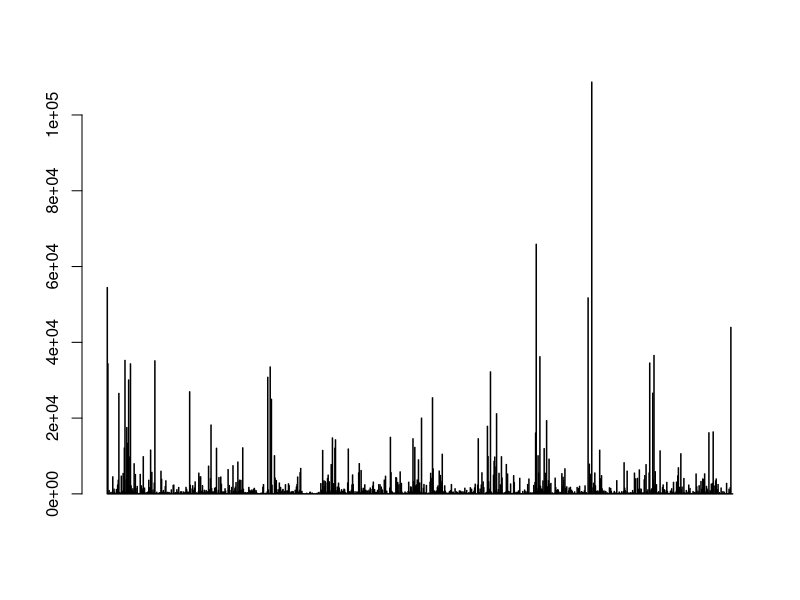

This figure's R source:
# Show working directory

getwd()

#define a new variable x

x <- 1

# Print the value of x

print(x)

# Define an integer sequence variable

y <- 1:20

#autoprint y

y

#Divide by Infinity

1/ Inf

# Show difference between a numeric and an integer
z <- 1
w <- 1L

z
w

class(z)
class(w)

# Create a vector of objects with the c() function: concatenate

a <- c(1,3,5)
b <- c("a", "b", "d")
c <- c(TRUE,TRUE,FALSE,FALSE,TRUE)
d <- 1:29

# Print values
a
b
c
d

# Use the vector function to create a type of vector with n elements

v <- vector("numeric",4)
v

# Coercion: obects of a different type in defined in one vector result in one type of vector

h <- c(1.5,"anderhalf")
e <- c(FALSE, "Dit is goed")
k <- c(T,3.14)

h
e
k

# Conversion of one type to another eg form numeric to character or numeric to logical

as.character(a)
as.numeric(h)
as.logical(k)


# List can contain elements with different types

l1 <- list(1,F,"Fout", 1+2i)
l1

# Creating a matrix with 2 rows and 3 columns

m1 <- matrix(nrow=2, ncol=3)
m1
dim(m1)
attributes(m1)


# Create a factor vector

fac <- factor(c("Male", "Female", "Unknown"),levels=c("Male","Female", "Unknown"))
fac

table(fac)

# Create a data frame
df <- data.frame(foo=1:4,bar=c(TRUE,TRUE,FALSE,TRUE))

nrow(df)
ncol(df)

summary(df)

occ_data <- read.csv("occupation-2018-census-csv.csv")
summary(occ_data)
pop <- subset(occ_data, Occupation != "Total" & Occupation != "Total stated")
pop

n_pop <- pop$Employed_census_usually_resident_population_count_aged_15_years_and_over
barplot(n_pop)








